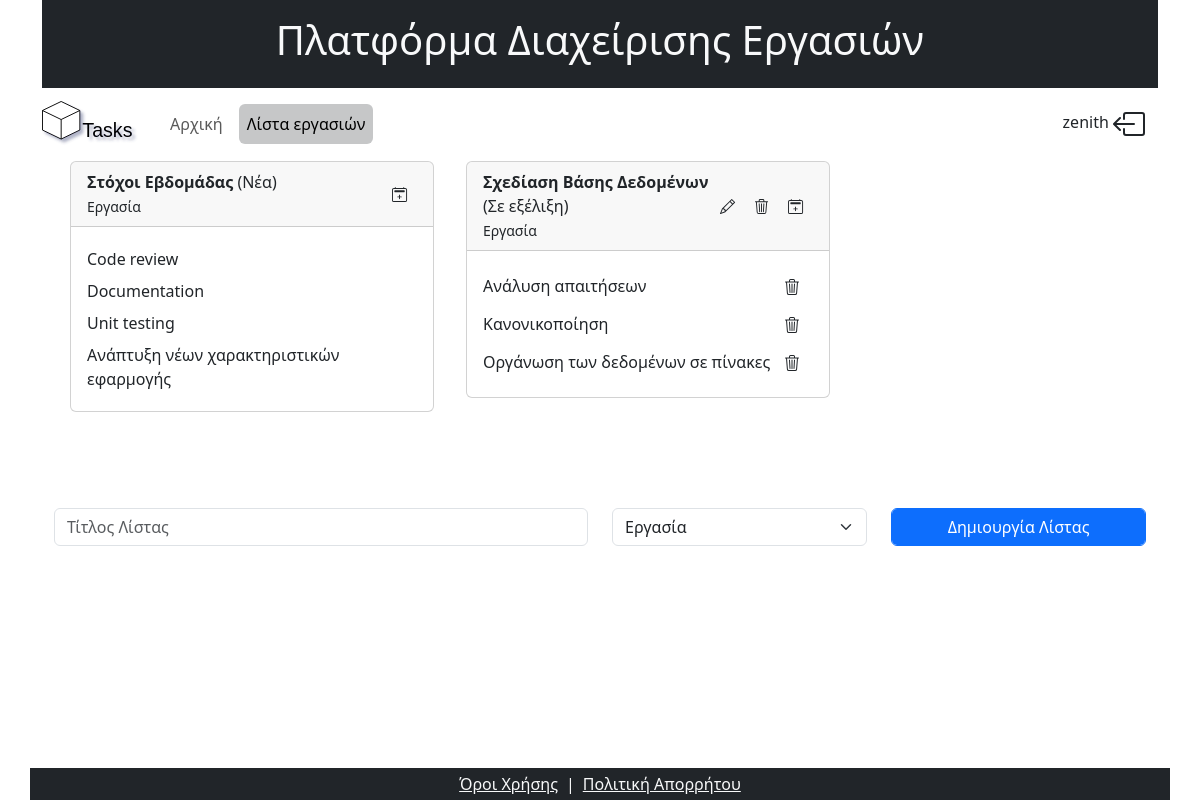
/tasks (signed in), run on the app's committed database.
### tables this page shows
CREATE TABLE `tasks_list` (
  `id` int(11) NOT NULL,
  `title` varchar(500) NOT NULL,
  `categoryId` int(11) NOT NULL,
  `statusId` int(11) NOT NULL,
  `userId` int(11) NOT NULL
);

CREATE TABLE `statuses` (
  `id` int(11) NOT NULL,
  `name` varchar(100) NOT NULL
);

CREATE TABLE `categories` (
  `id` int(11) NOT NULL,
  `name` varchar(50) NOT NULL
);

CREATE TABLE `tasks` (
  `id` int(11) NOT NULL,
  `title` varchar(500) NOT NULL,
  `tasksListId` int(11) NOT NULL,
  `userId` int(11) NOT NULL
);

### app/libraries/App.php (called while the page is built, shortened)
<?php
class App
{
    public static function view(string $view, array $data = []): void
    {
        extract($data);
        require_once __DIR__ . '/../views/' . $view . '.php';
    }
    public static function component(string $component, array $data = []): void
    {
        extract($data);
        include(__DIR__ . '/../components/' . $component . '.php');
    }
}

### app/controllers/TasksListController.php (called while the page is built, shortened)
<?php
class TasksListController extends Controller
{
    private TasksListService $tasksListService;
    public function __construct()
    {
        $this->tasksListService = new TasksListService();
    }
    public function index(): void
    {
        $categories = [];
        $statuses = [];
        try {
            $categories = $this->tasksListService->getCategories();
        } catch (\Exception $e) {
            $this->returnError(400, $e->getMessage());
        }
        try {
            $statuses = $this->tasksListService->getStatuses();
        } catch (\Exception $e) {
            $this->returnError(400, $e->getMessage());
        }
        try {
            $tasksList = $this->tasksListService->getAll();
            App::view('tasks', [
                'tasksList' => $tasksList,
                'categories' => $categories,
                'statuses' => $statuses
            ]);
        } catch (\Exception $e) {
            $this->returnError(400, $e->getMessage());
        }
    }
}

### app/routes/web.php (called while the page is built, shortened)
<?php
Route::run();

### index.php (called while the page is built, shortened)
<?php
require './app/routes/web.php';

### app/services/TasksListService.php (called while the page is built, shortened)
<?php
class TasksListService
{
    public function getAll(): array
    {
        $sql = "SELECT tl.* FROM tasks_list tl
                JOIN list_users lu ON tl.id = lu.tasksListId
                WHERE lu.userId = :userId
                ORDER BY tl.statusId ASC";
        try {
            $stmt = DB::$conn->prepare($sql);
            $stmt->bindParam(':userId', $_SESSION['userId']);
            $stmt->execute();
            $stmt->setFetchMode(\PDO::FETCH_CLASS, '\apps4net\tasks\models\TasksList');
            $tasksList = $stmt->fetchAll();
        } catch (\PDOException $e) {
            throw new \Exception($e->getMessage());
        }
        return $tasksList;
    }
}

### app/models/TasksList.php (called while the page is built, shortened)
<?php
class TasksList
{
    private int $id;
    private string $title;
    private int $categoryId;
    private int $statusId;
    private int $userId;
    public function getId(): int
    {
        return $this->id;
    }
    public function getTitle(): string
    {
        return $this->title;
    }
    public function getUserId(): int
    {
        return $this->userId;
    }
    public function getCategoryName(): string
    {
        $sql = "SELECT * FROM categories WHERE id = :categoryId";
        try {
            $stmt = DB::$conn->prepare($sql);
            $stmt->bindParam(':categoryId', $this->categoryId);
            $stmt->execute();
            $stmt->setFetchMode(\PDO::FETCH_CLASS, '\apps4net\tasks\models\Category');
            $category = $stmt->fetch();
        } catch (\PDOException $e) {
            throw new \Exception("Error: " . $e->getMessage());
        }
        return $category->getName();
    }
    public function getStatusName(): string
    {
        $sql = "SELECT * FROM statuses WHERE id = :statusId";
        try {
            $stmt = DB::$conn->prepare($sql);
            $stmt->bindParam(':statusId', $this->statusId);
            $stmt->execute();
            $stmt->setFetchMode(\PDO::FETCH_CLASS, '\apps4net\tasks\models\Status');
            $status = $stmt->fetch();
        } catch (\PDOException $e) {
            throw new \Exception("Error: " . $e->getMessage());
        }
        return $status->getName();
    }
    public function getTasks(): array
    {
        $sql = "SELECT * FROM tasks WHERE tasksListId = :tasksListId ORDER BY title ASC";
        try {
            $stmt = DB::$conn->prepare($sql);
            $stmt->bindParam(':tasksListId', $this->id);
            $stmt->execute();
            $stmt->setFetchMode(\PDO::FETCH_CLASS, '\apps4net\tasks\models\Task');
            $tasks = $stmt->fetchAll();
        } catch (\PDOException $e) {
            throw new \Exception("Error: " . $e->getMessage());
        }
        return $tasks;
    }
}

### app/models/Status.php (called while the page is built, shortened)
<?php
class Status
{
    private string $name;
    public function getName(): string
    {
        return $this->name;
    }
}

### app/models/Category.php (called while the page is built, shortened)
<?php
class Category
{
    private string $name;
    public function getName(): string
    {
        return $this->name;
    }
}

### app/models/Task.php (called while the page is built, shortened)
<?php
class Task implements JsonSerializable
{
    private int $id;
    private string $title;
    private int $userId;
    public function getId(): int
    {
        return $this->id;
    }
    public function getTitle(): string
    {
        return $this->title;
    }
    public function getUserId(): int
    {
        return $this->userId;
    }
}

### app/views/tasks.php (shortened to what this page needs)
<!DOCTYPE html>
<html lang="en">
<body>
<div class="container">
    <section class="mb-5">
        <div class="container text-center">
            <div class="tasksListsContainer d-sm-block d-lg-flex flex-lg-row overflow-auto">
                <?php
                foreach ($tasksList as $list) {
                    App::component('tasksList', [
                        'list' => $list,
                        'categories' => $categories,
                        'statuses' => $statuses
                    ]);
                }
                ?>
            </div>
        </div>
    </section>
</div>
</body>
</html>

### app/components/tasksList.php (shortened to what this page needs)
<div id="tasksList<?= $list->getId() ?>" class="tasksList col-lg-4 col-12 mx-lg-3 mx-0 mb-5">
    <div class="card">
        <div class="card-header d-sm-block d-lg-flex justify-content-lg-between text-start">
            <div class="my-auto">
                <div>
                    <span><strong><?= $list->getTitle() ?></strong> (<?= $list->getStatusName() ?>)</span>
                </div>
                <div>
                    <small><?= $list->getCategoryName() ?></small>
                </div>
            </div>
            <div class="my-auto">
                <div class="d-flex">
                    <?php
                    if ($list->getUserId() == $_SESSION['userId']) {
                        App::component('editListIcon', ['listId' => $list->getId()]);
                        App::component('deleteListIcon', ['listId' => $list->getId()]);
                    }
                    App::component('addTaskIcon', ['listId' => $list->getId()]);
                    ?>
                </div>
            </div>
        </div>
        <div class="card-body">
            <div class="card-text">
                    <?php
                foreach ($list->getTasks() as $task) {
                    App::component('task', ['task' => $task]);
                }
                ?>
            </div>
        </div>
    </div>
</div>

### app/components/addTaskIcon.php (shortened to what this page needs)
<a class="btn btn-sm" title="Προσθήκη εργασίας" onclick="addTask(<?= $listId ?>)">
</a>

### app/components/task.php (shortened to what this page needs)
<div id="task<?= $task->getId() ?>" class="d-flex justify-content-between align-items-center">
    <div class="my-1 text-start"><?= $task->getTitle() ?></div>
    <?php
    if ($task->getUserId() == $_SESSION['userId'] || $_SESSION['role'] == 0) {
        ?>
        <div>
            <a class="btn" onclick="deleteTask(<?= $task->getId() ?>)" title="Διαγραφή της εργασίας">
            </a>
        </div>
        <?php
    }
    ?>
</div>

### app/components/editListIcon.php (shortened to what this page needs)
<a class="btn btn-sm" title="Επεξεργασία Λίστας" onclick="editTasksList(<?= $listId ?>)">
</a>

### app/components/deleteListIcon.php (shortened to what this page needs)
<a class="btn btn-sm" title="Διαγραφή Λίστας" onclick="deleteTasksList(<?= $listId ?>)">
</a>

### css/custom.css (style rules this page uses)
body { background-color: #f5f5f5; font-family: 'Roboto', sans-serif; font-size: 16px; font-weight: 400; line-height: 1.5; color: #212529; margin: 0; padding: 0; }
.card { z-index: 5; }

### data on the page
tasks_list: title "Στόχοι Εβδομάδας", statusId.name "Νέα", categoryId.name "Εργασία"
tasks: title "Code review"
tasks: title "Documentation"
tasks: title "Unit testing"
tasks: title "Ανάπτυξη νέων χαρακτηριστικών εφαρμογής"
tasks_list: title "Σχεδίαση Βάσης Δεδομένων", statusId.name "Σε εξέλιξη", categoryId.name "Εργασία"
tasks: title "Ανάλυση απαιτήσεων"
tasks: title "Κανονικοποίηση"
tasks: title "Οργάνωση των δεδομένων σε πίνακες"

### other printed values
$_SESSION['username'] "zenith"
form field category "Εργασία"
